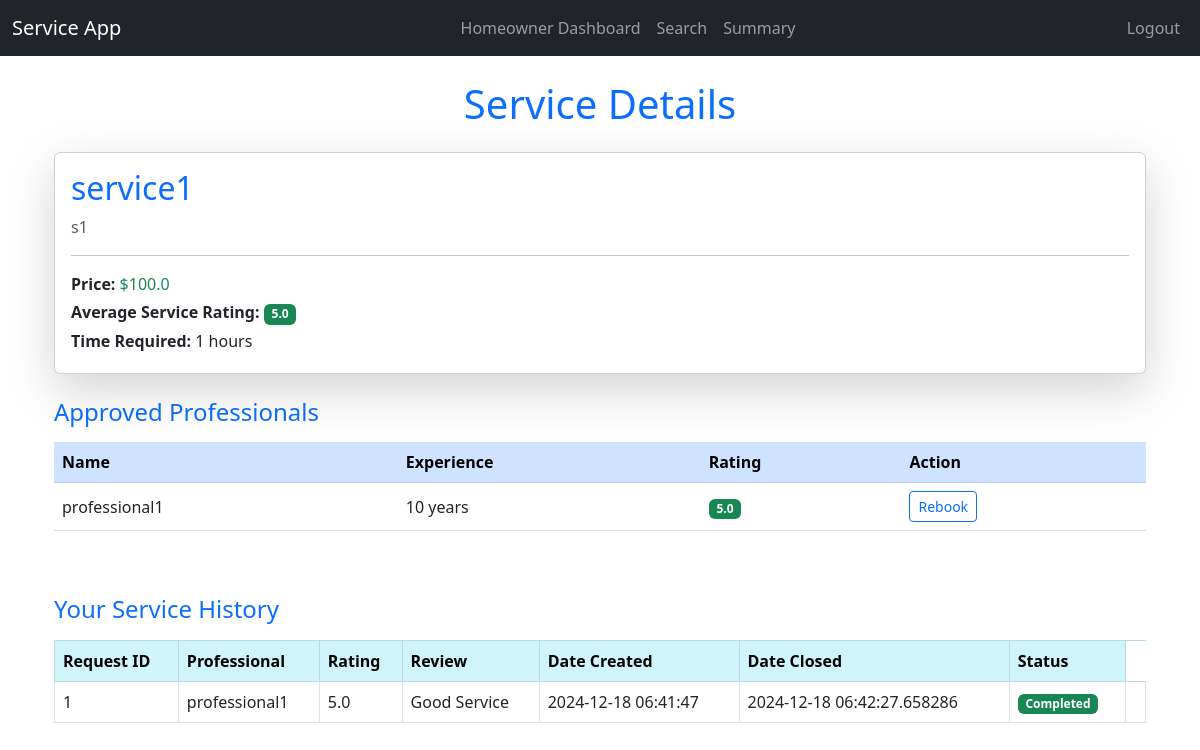
The page /service_details/service1 (signed in) on the database its author committed.
### main.py (models this page shows)
class Service(db.Model):
    __tablename__ = 'services'
    service_id = db.Column(db.Integer, primary_key=True, autoincrement=True)
    service_name = db.Column(db.String(100), nullable=False)
    service_description = db.Column(db.Text)
    base_price = db.Column(db.Float)
    time_required = db.Column(db.Integer)
    rating_count = db.Column(db.Integer)

class Professional(db.Model):
    __tablename__ = 'professionals'
    professional_id = db.Column(db.Integer, db.ForeignKey('users.user_id'), primary_key=True)
    service_name = db.Column(db.String(100))
    experience = db.Column(db.Integer)
    service_id = db.Column(db.Integer, db.ForeignKey('services.service_id'), nullable=False)
    is_approved = db.Column(db.Boolean, default=False)
    description_file = db.Column(db.Text)
    avg_rating = db.Column(db.Float)
    user = db.relationship('User', backref=db.backref('professional', uselist=False))

class User(db.Model):
    __tablename__ = 'users'
    user_id = db.Column(db.Integer, primary_key=True, autoincrement=True)
    username = db.Column(db.String(50), nullable=False, unique=True)
    password = db.Column(db.String(50), nullable=False)
    email = db.Column(db.String(100))
    address = db.Column(db.String(200))
    pincode = db.Column(db.Integer)
    is_admin = db.Column(db.Boolean, default=False)
    is_professional = db.Column(db.Boolean, default=False)
    is_homeowner = db.Column(db.Boolean, default=False)

class ServiceRequest(db.Model):
    __tablename__ = 'service_requests'
    request_id = db.Column(db.Integer, primary_key=True, autoincrement=True)
    service_id = db.Column(db.Integer, db.ForeignKey('services.service_id'), nullable=False)
    homeowner_id = db.Column(db.Integer, db.ForeignKey('homeowners.homeowner_id'), nullable=False)
    professional_id = db.Column(db.Integer, db.ForeignKey('professionals.professional_id'), nullable=False)
    service_name = db.Column(db.String(100))
    service_status = db.Column(db.String(50), default="None")
    rating_by_owner = db.Column(db.Float)
    review_by_owner = db.Column(db.Text)
    date_created = db.Column(db.DateTime, default=datetime.utcnow)
    date_closed = db.Column(db.DateTime)

### main.py (the view, shortened to what this page needs)
@app.route('/service_details/<string:service_name>', methods=['GET', 'POST'])
def service_details(service_name):
    service = Service.query.filter_by(service_name=service_name).first()
    if not service:
        flash(f"Service '{service_name}' not found.", "danger")
        return redirect(url_for('homeowner_dashboard'))
    time_required = service.time_required
    homeowner_id = session.get('user_id')
    if not homeowner_id:
        flash("You must be logged in to access this page.", "warning")
        return redirect(url_for('login'))
    approved_professionals = Professional.query.filter_by(
        service_id=service.service_id, is_approved=True
    ).all()
    ProfessionalUser = aliased(User)
    service_history = (
        db.session.query(
            ServiceRequest.request_id,
            ServiceRequest.service_status,
            ServiceRequest.rating_by_owner,
            ServiceRequest.review_by_owner,
            ServiceRequest.date_created,
            ServiceRequest.date_closed,
            User.username.label('homeowner_name'),
            ProfessionalUser.username.label('professional_name'),
        )
        .join(Homeowner, ServiceRequest.homeowner_id == Homeowner.homeowner_id)
        .join(User, Homeowner.homeowner_id == User.user_id)
        .join(Professional, ServiceRequest.professional_id == Professional.professional_id)
        .join(ProfessionalUser, Professional.professional_id == ProfessionalUser.user_id)
        .filter(ServiceRequest.homeowner_id == homeowner_id)
        .order_by(ServiceRequest.date_created.desc())
        .all()
    )
    avg_rating = (
        db.session.query(db.func.avg(ServiceRequest.rating_by_owner))
        .filter(ServiceRequest.service_id == service.service_id)
        .scalar()
    )
    avg_rating = float(avg_rating) if avg_rating else 0.0
    for professional in approved_professionals:
        professional.avg_rating = (
            db.session.query(db.func.avg(ServiceRequest.rating_by_owner))
            .filter(ServiceRequest.professional_id == professional.professional_id)
            .scalar() or 0
        )
        professional.avg_rating = round(professional.avg_rating, 2)
        professional.time_required = time_required
    return render_template(
        'service_details.html',
        is_homeowner=True,
        service=service,
        avg_rating=avg_rating,
        approved_professionals=approved_professionals,
        service_history=service_history,
        time_required=time_required,
    )

### templates/service_details.html (shortened to what this page needs)
{% extends "base.html" %}
{% block content %}
<div class="container mt-4">
    <h1 class="text-center text-primary mb-4">Service Details</h1>
    <div class="card shadow-lg mb-4">
        <div class="card-body">
            <h2 class="card-title text-primary">{{ service.service_name }}</h2>
            <p class="card-text text-muted">{{ service.service_description }}</p>
            <hr>
            <p class="mb-1"><strong>Price:</strong> <span class="text-success">${{ service.base_price }}</span></p>
            <p class="mb-1"><strong>Average Service Rating:</strong>
                {% if avg_rating %}
                    <span class="badge bg-success">{{ avg_rating | round(2) }}</span>
                {% else %}
                    <span class="badge bg-secondary">No ratings yet</span>
                {% endif %}
            </p>
            <p class="mb-1"><strong>Time Required:</strong> {{ time_required }} hours</p>
        </div>
    </div>
    {% if approved_professionals %}
    <h4 class="text-primary">Approved Professionals</h4>
    <div class="table-responsive mt-3">
        <table class="table table-hover align-middle">
            <thead class="table-primary">
                <tr>
                    <th>Name</th>
                    <th>Experience</th>
                    <th>Rating</th>
                    <th>Action</th>
                </tr>
            </thead>
            <tbody>
                {% for professional in approved_professionals %}
                <tr>
                    <td>{{ professional.user.username }}</td>
                    <td>{{ professional.experience }} years</td>
                    <td>
                        {% if professional.avg_rating %}
                            <span class="badge bg-success">{{ professional.avg_rating | round(2) }}</span>
                        {% else %}
                            <span class="badge bg-secondary">No ratings yet</span>
                        {% endif %}
                    </td>
                    <td>
                        <form method="POST">
                            {% set existing_request = service_history | selectattr('professional_name', 'equalto', professional.user.username) | first %}
                            {% if existing_request and existing_request.service_status in ['Pending', 'Accepted'] %}
                                <button type="submit" class="btn btn-outline-secondary btn-sm" disabled>Booked</button>
                            {% elif existing_request and existing_request.service_status == 'Completed' %}
                                <button type="submit" class="btn btn-outline-primary btn-sm">Rebook</button>
                            {% else %}
                                <button type="submit" class="btn btn-outline-primary btn-sm">Book</button>
                            {% endif %}
                        </form>
                    </td>
                </tr>
                {% endfor %}
            </tbody>
        </table>
    </div>
    {% else %}
    <div class="alert alert-warning text-center">
        <i class="fas fa-exclamation-triangle"></i> No approved professionals available for this service.
    </div>
    {% endif %}
    <h4 class="text-primary mt-5">Your Service History</h4>
    {% if service_history %}
    <div class="table-responsive mt-3">
        <table class="table table-bordered table-hover align-middle">
            <thead class="table-info">
                <tr>
                    <th>Request ID</th>
                    <th>Professional</th>
                    <th>Rating</th>
                    <th>Review</th>
                    <th>Date Created</th>
                    <th>Date Closed</th>
                    <th>Status</th>
                </tr>
            </thead>
            <tbody>
                {% for request in service_history %}
                <tr>
                    <td>{{ request.request_id }}</td>
                    <td>{{ request.professional_name }}</td>
                    <td>{{ request.rating_by_owner or 'N/A' }}</td>
                    <td>{{ request.review_by_owner or 'N/A' }}</td>
                    <td>{{ request.date_created }}</td>
                    <td>{{ request.date_closed or 'Pending' }}</td>
                    <td>
                        <span class="badge {% if request.service_status == 'Completed' %}bg-success{% elif request.service_status == 'Accepted' %}bg-warning text-dark{% else %}bg-secondary{% endif %}">
                            {{ request.service_status }}
                        </span>
                    </td>
                    <td>
                    </td>
                </tr>
                {% endfor %}
            </tbody>
        </table>
    </div>
    {% else %}
    <div class="alert alert-info text-center">
        <i class="fas fa-info-circle"></i> You have no service history for this service.
    </div>
    {% endif %}
</div>
{% endblock %}

### rows shown on the page
Service: service_name "service1", service_description "s1", base_price "100.0"
Professional: user.username "professional1", experience "10", avg_rating "5.0"
ServiceRequest: request_id "1", professional_name "professional1", rating_by_owner "5.0", review_by_owner "Good Service", date_created "2024-12-18 06:41:47", date_closed "2024-12-18 06:42:27.658286", service_status "Completed"

### other values the page prints
{{ avg_rating | round(2) }} "5.0"
{{ time_required }} "1"
